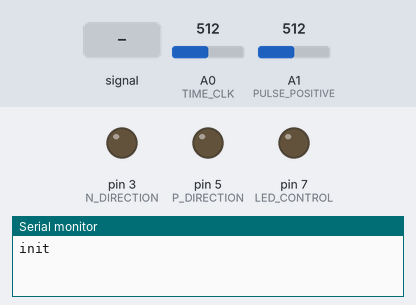
The sketch below on a simulated Arduino Uno, built with avr-gcc and run on an emulated ATmega328P. Shown: output pins drawn as LEDs (lit = HIGH), the last lines printed to the serial monitor. Dashed ring = blinking. The test bench sets the inputs (shaded band); at power-on: A0 (TIME_CLK) = 512, A1 (PULSE_POSITIVE) = 512.

Above: at 1.2 s.
1.3 s: A1 (PULSE_POSITIVE) fed a 200 Hz sine of ±81 counts around its level
At 1.7 s:
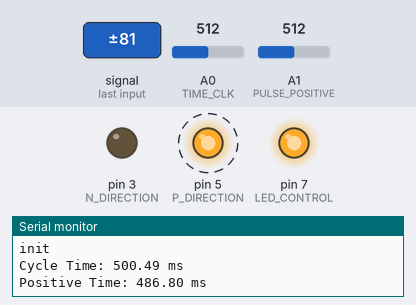
4.3 s: A0 (TIME_CLK) set to 900
At 5.8 s:
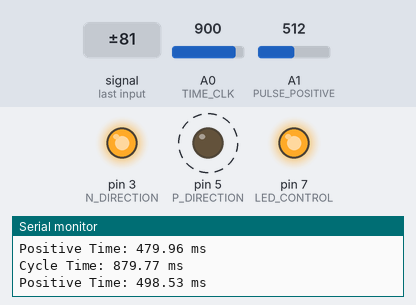
7.3 s: A1 (PULSE_POSITIVE) set to 891
10.3 s: A1 (PULSE_POSITIVE) set to 912
At 11.3 s:
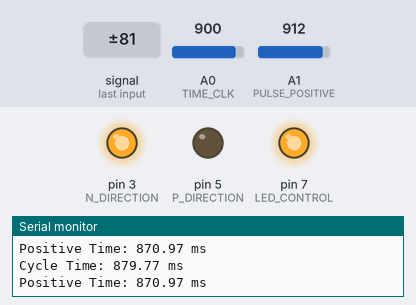
13.3 s: A0 (TIME_CLK) set to 924
At 14.9 s:
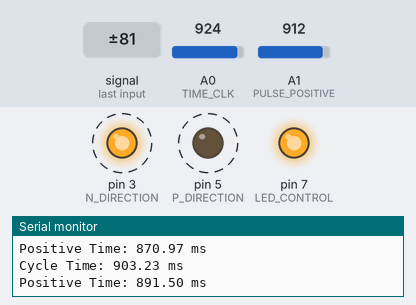
Timing chart, 0 to 17.3 s (numbered marks = the images above; inputs shaded):
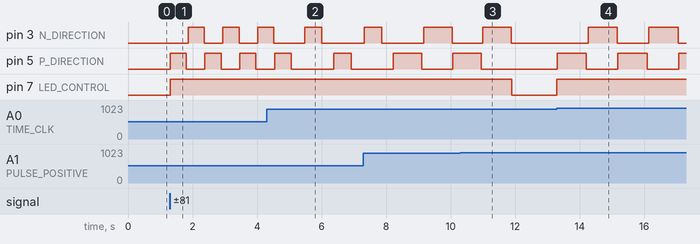

Measured:
- the behaviour switches between 899 and 900 on A1 (PULSE_POSITIVE) (found by bisection; images 2 and 3)
- the behaviour switches between 912 and 913 on A0 (TIME_CLK) (found by bisection; images 3 and 4)
- after the input at 1.3 s, pin 3 (N_DIRECTION): alternates HIGH for 0.50 s and LOW for 0.58 s, starting after 0.56 s; pin 5 (P_DIRECTION): alternates HIGH for 0.50 s and LOW for 0.58 s, starting at once; pin 7 (LED_CONTROL): LOW → HIGH at once
- after the input at 4.3 s, pin 5 (P_DIRECTION): LOW → HIGH after 2.1 s, → LOW 0.54 s later
- after the input at 10.3 s, pin 3 (N_DIRECTION): goes on until 11.9 s, then stays LOW; pin 5 (P_DIRECTION): goes on until 11.0 s, then stays LOW; pin 7 (LED_CONTROL): HIGH → LOW after 1.6 s
- after the input at 13.3 s, pin 3 (N_DIRECTION): alternates HIGH for 0.91 s and LOW for 0.97 s, starting after 0.96 s; pin 5 (P_DIRECTION): alternates HIGH for 0.91 s and LOW for 0.97 s, starting at once; pin 7 (LED_CONTROL): LOW → HIGH at once

The sketch:

driver_for_coil.ino
```cpp
#include "CONSTANTS.h"
#include "fonction.h"
#include <avr/wdt.h>

void setup() {
  Serial.begin(SERIAL_BAUD_RATE);          // Initialize serial communication
  // Configure pins as output
  pinMode(N_DIRECTION, OUTPUT);
  pinMode(P_DIRECTION, OUTPUT);
  pinMode(LED_CONTROL, OUTPUT);
  Serial.println("init");
  wdt_enable(WDTO_2S);
}


void loop() {
  // Condition: TIME_CLK signal must be greater than PULSE_POSITIVE
  while (analogRead(TIME_CLK) > analogRead(PULSE_POSITIVE)) {
    wdt_reset();
    digitalWrite(LED_CONTROL, HIGH); // Turn on the control LED

    // Read and convert analog values
    time_positive = (float)analogRead(PULSE_POSITIVE) / 1023 * cycle_max;
    cycle_time = (float)analogRead(TIME_CLK) / 1023 * cycle_max;

    Serial_disp();
    POSITIVE_CURRENT();
    wdt_reset();
    NEGATIVE_CURRENT();
    wdt_reset();


  }

  // Turn off the control LED when the condition is not met
  digitalWrite(LED_CONTROL, LOW);
  wdt_reset();
}
```

CONSTANTS.h
```cpp
#ifndef CONSTANTS
#define CONSTANTS


#define SERIAL_BAUD_RATE (9600)
#define TIME_CLK A0            // Analog input for the total cycle duration
#define PULSE_POSITIVE A1      // Analog input for the positive pulse duration
#define N_DIRECTION 3          // Pin to control the negative direction
#define P_DIRECTION 5          // Pin to control the positive direction
#define LED_CONTROL 7          // Pin for the control LED

float DELAY_RELAY = 20;         //delay between relays
float cycle_max = 1000;        // Maximum cycle duration in milliseconds

float time_positive;           // Duration of the positive signal (in microseconds)
float cycle_time;              // Total cycle duration (in milliseconds)

#endif
```

fonction.h
```cpp
#ifndef fonction
#define fonction
#include "CONSTANTS.h"

void POSITIVE_CURRENT(){
    digitalWrite(P_DIRECTION, HIGH);
    delay(DELAY_RELAY);
    digitalWrite(N_DIRECTION, LOW);
    delay(time_positive);

    digitalWrite(P_DIRECTION, LOW);
    delay(DELAY_RELAY);
    digitalWrite(N_DIRECTION, LOW);
    delay(cycle_time - time_positive);
}

void NEGATIVE_CURRENT(){
    digitalWrite(P_DIRECTION,LOW);
    delay(DELAY_RELAY);
    digitalWrite(N_DIRECTION, HIGH);
    delay(time_positive);

    digitalWrite(P_DIRECTION, LOW);
    delay(DELAY_RELAY);
    digitalWrite(N_DIRECTION, LOW);
    delay(cycle_time - time_positive);
}

void Serial_disp(){
     // Display information on the serial monitor
    Serial.print("Cycle Time: ");
    Serial.print(cycle_time);
    Serial.println(" ms");

    Serial.print("Positive Time: ");
    Serial.print(time_positive);
    Serial.println(" ms");
}

#endif
```
